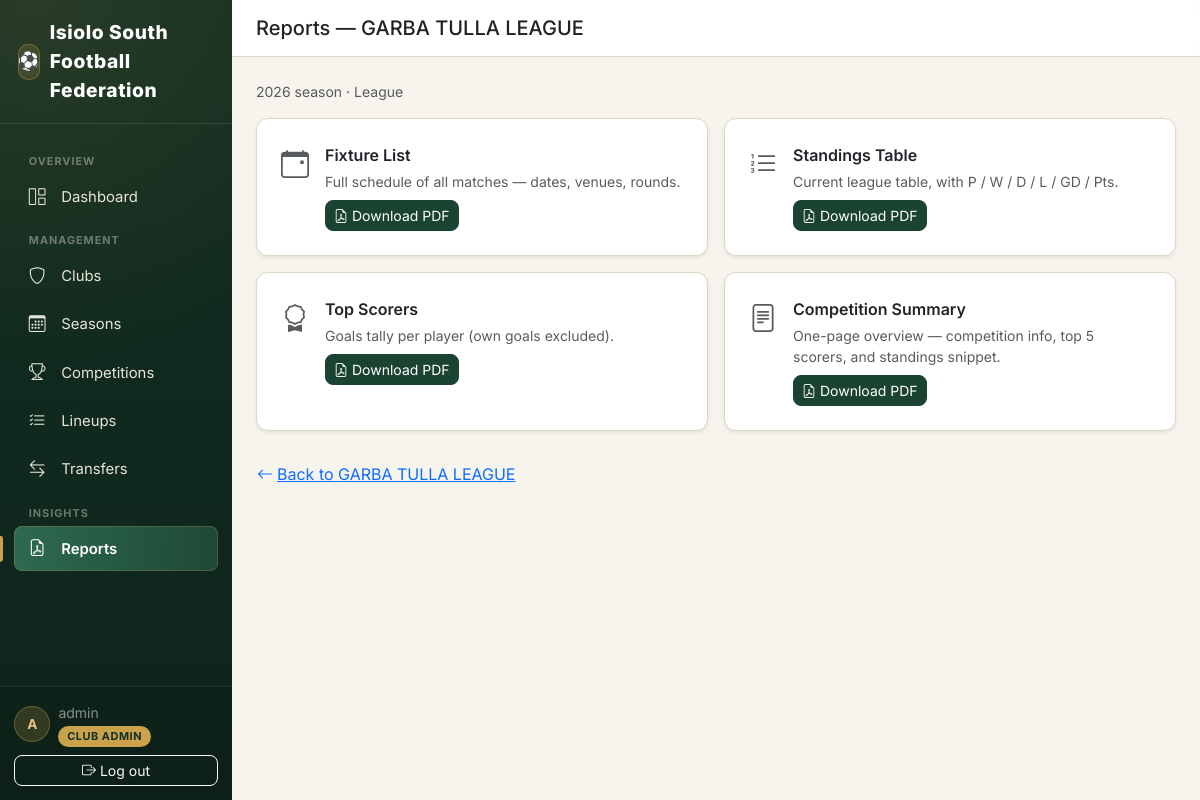
The page /reports/competition/2/ (signed in) on the database its author committed.
### accounts/models.py (models this page shows, shortened)
class CustomUser(AbstractUser):
    class Role(models.TextChoices):
        SUPER_ADMIN = "SUPER_ADMIN", "Super Admin"
        SUBCOUNTY_ADMIN = "SUBCOUNTY_ADMIN", "Sub-County Admin"
        CLUB_ADMIN = "CLUB_ADMIN", "Club Admin"
        REFEREE = "REFEREE", "Referee"
    role = models.CharField(
        max_length=20,
        choices=Role.choices,
        default=Role.CLUB_ADMIN,
        help_text="Determines what this user can see and do in FCMS.",
    )
    phone_number = models.CharField(max_length=20, blank=True)
    club = models.ForeignKey(
        "clubs.Club",
        on_delete=models.SET_NULL,
        null=True,
        blank=True,
        related_name="admins",
        help_text="Only set for Club Admin role.",
    )

### competitions/models.py (models this page shows, shortened)
class Competition(models.Model):
    class CompetitionType(models.TextChoices):
        LEAGUE = "LEAGUE", "League"
        KNOCKOUT = "KNOCKOUT", "Knockout"
        GROUP_KNOCKOUT = "GROUP_KNOCKOUT", "Group + Knockout"
        FRIENDLY = "FRIENDLY", "Friendly"
    class Status(models.TextChoices):
        DRAFT = "DRAFT", "Draft"
        REGISTRATION = "REGISTRATION", "Registration Open"
        ONGOING = "ONGOING", "Ongoing"
        COMPLETED = "COMPLETED", "Completed"
    season = models.ForeignKey(Season, on_delete=models.CASCADE, related_name="competitions")
    name = models.CharField(max_length=150, help_text='e.g. "Garbatulla Sub-County League"')
    competition_type = models.CharField(max_length=20, choices=CompetitionType.choices)
    status = models.CharField(max_length=20, choices=Status.choices, default=Status.DRAFT)
    double_round_robin = models.BooleanField(
        default=False,
        help_text="League only: teams play each other twice (home & away) instead of once.",
    )
    points_win = models.PositiveSmallIntegerField(default=3)
    points_draw = models.PositiveSmallIntegerField(default=1)
    points_loss = models.PositiveSmallIntegerField(default=0)
    two_legged_ties = models.BooleanField(
        default=False, help_text="Knockout only: each tie is played home & away (aggregate score)."
    )
    extra_time_enabled = models.BooleanField(default=True, help_text="Knockout only.")
    penalties_enabled = models.BooleanField(
        default=True, help_text="Knockout only: penalty shootout if still level after extra time."
    )
    has_third_place_playoff = models.BooleanField(default=False, help_text="Knockout only.")
    teams_qualifying_per_group = models.PositiveSmallIntegerField(
        default=2,
        help_text="Group + Knockout only: how many teams from each group advance to the knockout stage.",
    )
    created_at = models.DateTimeField(auto_now_add=True)
    class Meta:
        ordering = ["-created_at"]
        unique_together = ("season", "name")
    @property
    def has_groups(self):
        return self.competition_type == self.CompetitionType.GROUP_KNOCKOUT

### seasons/models.py (models this page shows, shortened)
class Season(models.Model):
    name = models.CharField(max_length=100, unique=True, help_text='e.g. "2026 Season"')
    start_date = models.DateField()
    end_date = models.DateField(null=True, blank=True)
    is_active = models.BooleanField(
        default=False,
        help_text="Only one season should be active at a time. Used as the default for new fixtures/dashboards.",
    )
    created_at = models.DateTimeField(auto_now_add=True)
    class Meta:
        ordering = ["-start_date"]

### reports/views.py (the view)
# urls.py: path("", views.report_index, name="index"),
@login_required
def report_index(request, competition_pk):
    competition = get_object_or_404(Competition, pk=competition_pk)
    return render(request, "reports/report_index.html", {"competition": competition})

### reports/templates/reports/report_index.html (shortened to what this page needs)
{% extends "base.html" %}
{% block page_title %}Reports — {{ competition.name }}{% endblock %}
{% block content %}
<p class="text-muted small">{{ competition.season.name }} · {{ competition.get_competition_type_display }}</p>
<div class="row g-3">
    <div class="col-md-6">
        <div class="card shadow-sm p-4 h-100">
            <div class="d-flex align-items-start gap-3">
                <i class="bi bi-calendar-event fs-3 text-muted"></i>
                <div>
                    <div class="fw-semibold mb-1">Fixture List</div>
                    <p class="text-muted small mb-2">Full schedule of all matches — dates, venues, rounds.</p>
                    <a href="{% url 'reports:fixtures_pdf' competition.pk %}" class="btn btn-sm btn-primary" target="_blank">
                        <i class="bi bi-file-earmark-pdf me-1"></i>Download PDF
                    </a>
                </div>
            </div>
        </div>
    </div>
    {% if competition.competition_type != 'KNOCKOUT' and competition.competition_type != 'FRIENDLY' %}
    <div class="col-md-6">
        <div class="card shadow-sm p-4 h-100">
            <div class="d-flex align-items-start gap-3">
                <i class="bi bi-list-ol fs-3 text-muted"></i>
                <div>
                    <div class="fw-semibold mb-1">Standings Table</div>
                    <p class="text-muted small mb-2">
                        Current league table{% if competition.has_groups %} split by group{% endif %},
                        with P / W / D / L / GD / Pts.
                    </p>
                    <a href="{% url 'reports:standings_pdf' competition.pk %}" class="btn btn-sm btn-primary" target="_blank">
                        <i class="bi bi-file-earmark-pdf me-1"></i>Download PDF
                    </a>
                </div>
            </div>
        </div>
    </div>
    {% endif %}
    <div class="col-md-6">
        <div class="card shadow-sm p-4 h-100">
            <div class="d-flex align-items-start gap-3">
                <i class="bi bi-award fs-3 text-muted"></i>
                <div>
                    <div class="fw-semibold mb-1">Top Scorers</div>
                    <p class="text-muted small mb-2">Goals tally per player (own goals excluded).</p>
                    <a href="{% url 'reports:top_scorers_pdf' competition.pk %}" class="btn btn-sm btn-primary" target="_blank">
                        <i class="bi bi-file-earmark-pdf me-1"></i>Download PDF
                    </a>
                </div>
            </div>
        </div>
    </div>
    <div class="col-md-6">
        <div class="card shadow-sm p-4 h-100">
            <div class="d-flex align-items-start gap-3">
                <i class="bi bi-file-text fs-3 text-muted"></i>
                <div>
                    <div class="fw-semibold mb-1">Competition Summary</div>
                    <p class="text-muted small mb-2">One-page overview — competition info, top 5 scorers, and standings snippet.</p>
                    <a href="{% url 'reports:summary_pdf' competition.pk %}" class="btn btn-sm btn-primary" target="_blank">
                        <i class="bi bi-file-earmark-pdf me-1"></i>Download PDF
                    </a>
                </div>
            </div>
        </div>
    </div>
</div>
<a href="{% url 'competitions:detail' competition.pk %}" class="btn btn-link mt-4 ps-0">
    <i class="bi bi-arrow-left me-1"></i>Back to {{ competition.name }}
</a>
{% endblock %}

### templates/base.html (shortened to what this page needs)
{% load static %}
<!DOCTYPE html>
<html lang="en">
<head>
    <link href="https://cdnjs.cloudflare.com/ajax/libs/bootstrap/5.3.3/css/bootstrap.min.css" rel="stylesheet">
    <link href="https://cdnjs.cloudflare.com/ajax/libs/bootstrap-icons/1.11.3/font/bootstrap-icons.min.css" rel="stylesheet">
</head>
<body>
<div class="d-flex" style="min-height: 100vh;">
    {% if user.is_authenticated %}
    <nav class="sidebar d-none d-lg-flex">
        <div class="brand">
            <span class="brand-badge">⚽</span> Isiolo South Football Federation
        </div>
        <div class="sidebar-scroll">
            <div class="nav-section-label">Overview</div>
            <ul class="nav nav-pills flex-column gap-1 mb-1">
                <li class="nav-item">
                    <a class="nav-link {% if request.resolver_match.app_name == 'dashboard' %}active{% endif %}" href="{% url 'dashboard:home' %}">
                        <i class="bi bi-grid-1x2 me-2"></i>Dashboard
                    </a>
                </li>
            </ul>
            <div class="nav-section-label">Management</div>
            <ul class="nav nav-pills flex-column gap-1 mb-1">
                <li class="nav-item">
                    <a class="nav-link {% if request.resolver_match.app_name == 'clubs' %}active{% endif %}" href="{% url 'clubs:list' %}">
                        <i class="bi bi-shield me-2"></i>Clubs
                    </a>
                </li>
                <li class="nav-item">
                    <a class="nav-link {% if request.resolver_match.app_name == 'seasons' %}active{% endif %}" href="{% url 'seasons:list' %}">
                        <i class="bi bi-calendar3 me-2"></i>Seasons
                    </a>
                </li>
                <li class="nav-item">
                    <a class="nav-link {% if request.resolver_match.app_name == 'competitions' %}active{% endif %}" href="{% url 'competitions:list' %}">
                        <i class="bi bi-trophy me-2"></i>Competitions
                    </a>
                </li>
                <li class="nav-item">
                    <a class="nav-link {% if request.resolver_match.app_name == 'lineups' %}active{% endif %}" href="{% url 'lineups:home' %}">
                        <i class="bi bi-list-check me-2"></i>Lineups
                    </a>
                </li>
                <li class="nav-item">
                    <a class="nav-link {% if request.resolver_match.app_name == 'transfers' %}active{% endif %}" href="{% url 'transfers:dashboard' %}">
                        <i class="bi bi-arrow-left-right me-2"></i>Transfers
                    </a>
                </li>
            </ul>
            <div class="nav-section-label">Insights</div>
            <ul class="nav nav-pills flex-column gap-1">
                <li class="nav-item">
                    <a class="nav-link {% if request.resolver_match.app_name == 'reports' %}active{% endif %}" href="{% url 'reports:home' %}">
                        <i class="bi bi-file-earmark-pdf me-2"></i>Reports
                    </a>
                </li>
            </ul>
        </div>
        <div class="sidebar-footer">
            <div class="d-flex align-items-center gap-2 mb-2">
                <div class="user-avatar">{{ user.get_full_name|default:user.username|slice:":1"|upper }}</div>
                <div style="min-width:0;">
                    <div class="small text-white-50 text-truncate">{{ user.get_full_name|default:user.username }}</div>
                    <span class="role-badge">{{ user.get_role_display }}</span>
                </div>
            </div>
            <form method="post" action="{% url 'accounts:logout' %}">
                <button class="btn btn-sm btn-outline-light w-100" type="submit">
                    <i class="bi bi-box-arrow-right me-1"></i>Log out
                </button>
            </form>
        </div>
    </nav>
    {% endif %}
    <main class="flex-grow-1 d-flex flex-column" style="min-width:0; height: 100vh; overflow-y: auto;" id="mainScroll">
        {% if user.is_authenticated %}
        <div class="top-bar px-3 px-lg-4 py-3" id="topBar">
            <div class="d-flex align-items-center gap-3">
                <h5 class="mb-0">{% block page_title %}{% endblock %}</h5>
            </div>
        </div>
        {% endif %}
        <div class="content-area flex-grow-1">
            {% block content %}{% endblock %}
        </div>
    </main>
</div>
</body>
</html>

### templates/base.html (style rules this page uses)
:root { --pitch-green: #1B4332; --pitch-green-dark: #122E22; --pitch-green-light: #2D6A4F; --line-white: #F7F4ED; --chalk: #E9E4D8; --gold: #C9A24B; --gold-light: #E4C77D; --card-border: #DDD7C8; --sidebar-width: 232px; }
html { scroll-behavior: smooth; }
* { scrollbar-width: thin; scrollbar-color: var(--card-border) transparent; }
body { background: var(--line-white); font-family: 'Inter', 'Segoe UI', system-ui, -apple-system, sans-serif; color: #1F2421; }
a { -webkit-tap-highlight-color: transparent; }
.sidebar { background: radial-gradient(circle at 15% 0%, rgba(201,162,75,0.12), transparent 45%), linear-gradient(180deg, var(--pitch-green-dark) 0%, #0E241B 100%); height: 100vh; color: var(--chalk); width: var(--sidebar-width); position: sticky; top: 0; flex-shrink: 0; display: flex; flex-direction: column; padding: 0 !important; overflow: hidden; }
.sidebar .brand { font-weight: 800; letter-spacing: 0.03em; font-size: 1.2rem; color: #fff; border-bottom: 1px solid rgba(255,255,255,0.1); display: flex; align-items: center; gap: 0.6rem; padding: 1.15rem 1.1rem; flex-shrink: 0; }
.sidebar .brand .brand-badge { width: 36px; height: 36px; border-radius: 10px; background: rgba(201,162,75,0.18); box-shadow: inset 0 0 0 1px rgba(201,162,75,0.35); display: flex; align-items: center; justify-content: center; font-size: 1.1rem; }
.sidebar-scroll { flex: 1 1 auto; overflow-y: auto; overflow-x: hidden; padding: 1rem 0.9rem; }
.nav-section-label { font-size: 0.68rem; font-weight: 700; letter-spacing: 0.09em; text-transform: uppercase; color: rgba(233,228,216,0.42); padding: 0.4rem 0.9rem 0.35rem; margin-top: 0.4rem; }
.sidebar .nav-link { color: var(--chalk); border-radius: 8px; padding: 0.6rem 0.9rem; font-size: 0.93rem; display: flex; align-items: center; gap: 0.15rem; position: relative; transition: background 0.15s ease, color 0.15s ease, padding-left 0.15s ease; }
.sidebar .nav-link i { font-size: 1.05rem; width: 22px; }
.sidebar .nav-link.active { background: linear-gradient(90deg, var(--pitch-green-light), rgba(45,106,79,0.5)); color: #fff; font-weight: 600; box-shadow: inset 0 0 0 1px rgba(201,162,75,0.25); }
.sidebar .nav-link.active::before { content: ""; position: absolute; left: -0.9rem; top: 50%; transform: translateY(-50%); width: 3px; height: 60%; background: var(--gold); border-radius: 0 3px 3px 0; }
.sidebar .role-badge { background: var(--gold); color: var(--pitch-green-dark); font-size: 0.68rem; font-weight: 700; letter-spacing: 0.05em; padding: 0.2rem 0.55rem; border-radius: 999px; text-transform: uppercase; }
.sidebar-footer { flex-shrink: 0; padding: 0.9rem; border-top: 1px solid rgba(255,255,255,0.1); background: rgba(0,0,0,0.12); }
.user-avatar { width: 36px; height: 36px; border-radius: 50%; background: rgba(201,162,75,0.2); color: var(--gold-light); display: flex; align-items: center; justify-content: center; font-weight: 700; font-size: 0.85rem; flex-shrink: 0; box-shadow: inset 0 0 0 1px rgba(201,162,75,0.35); }
.top-bar { border-bottom: 1px solid var(--card-border); background: rgba(255,255,255,0.92); backdrop-filter: saturate(180%) blur(8px); position: sticky; top: 0; z-index: 1030; transition: box-shadow 0.2s ease; }
.card { border: 1px solid var(--card-border); border-radius: 12px; transition: box-shadow 0.2s ease, transform 0.2s ease; }
.btn-primary { background: var(--pitch-green); border-color: var(--pitch-green); }
.btn { border-radius: 8px; transition: transform 0.1s ease, box-shadow 0.15s ease; }
.content-area { padding: 1.5rem; }

### rows shown on the page
CustomUser: get_full_name "A", get_full_name "admin", role "CLUB ADMIN"
Competition: name "GARBA TULLA LEAGUE", season.name "2026 season", competition_type "League"
